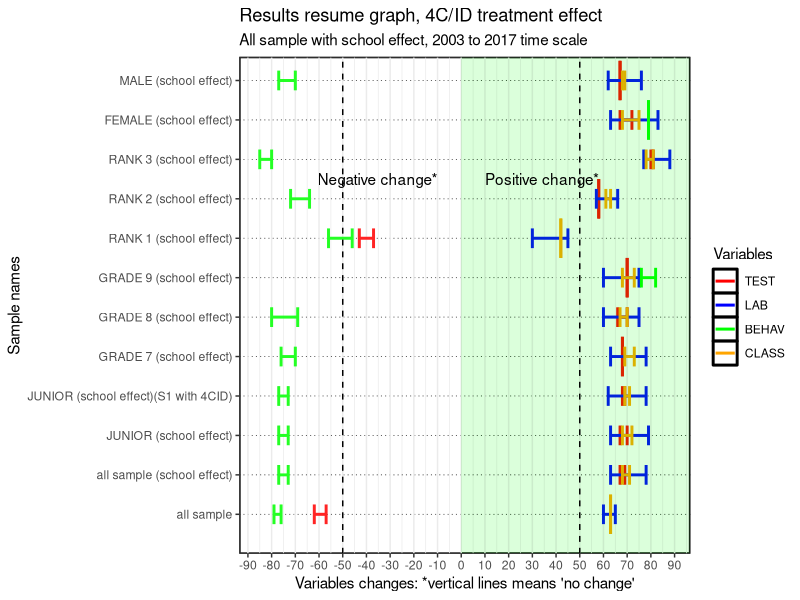
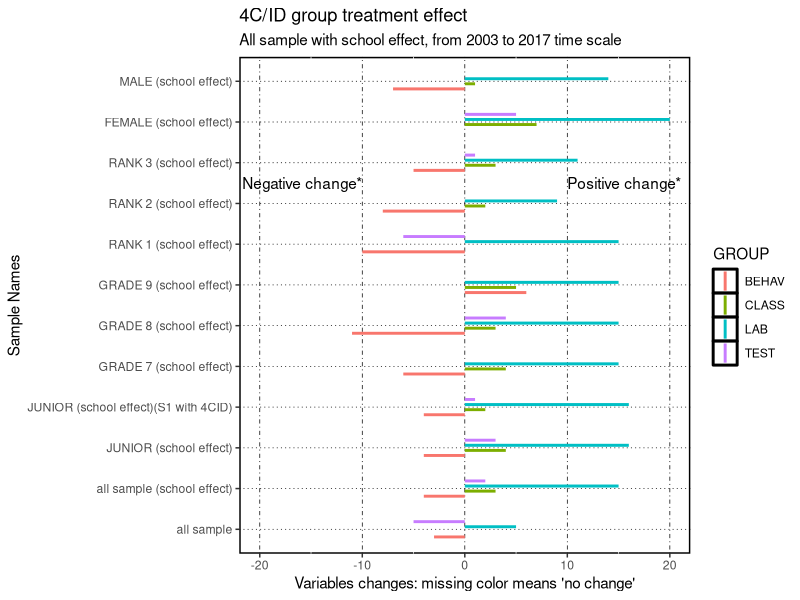
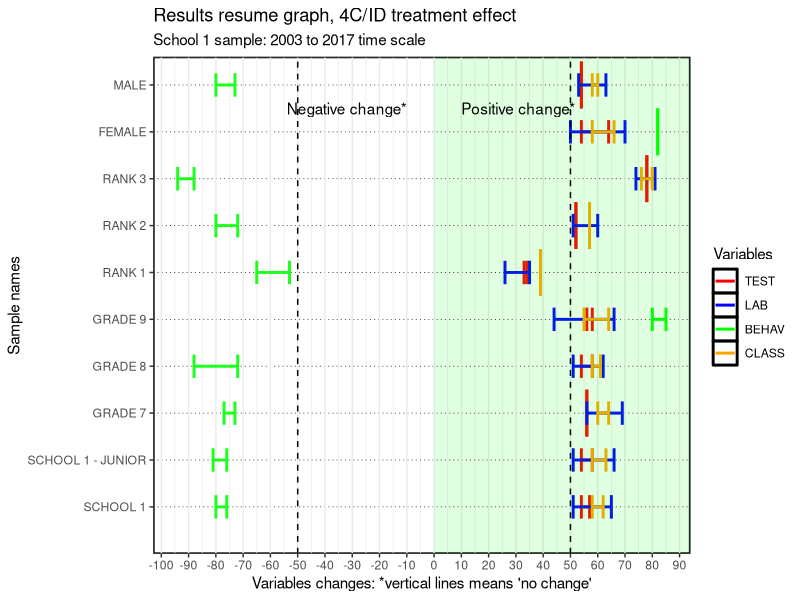
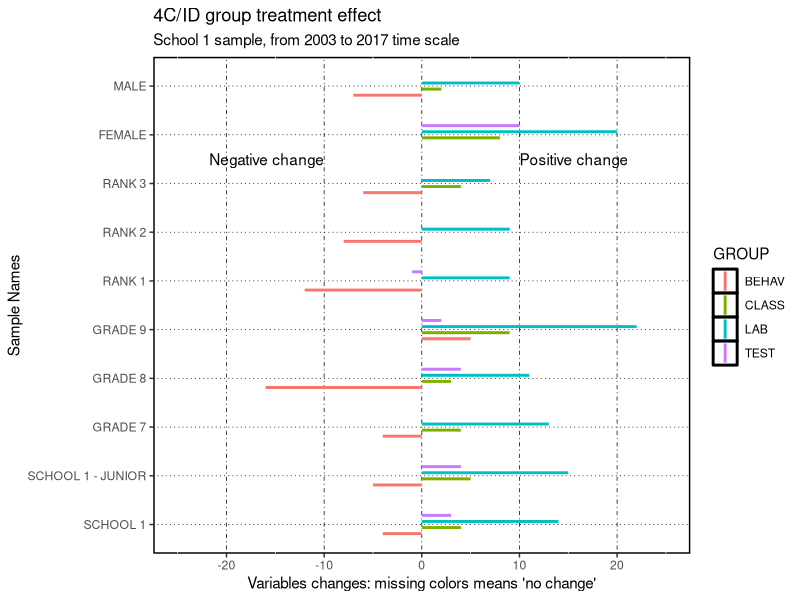
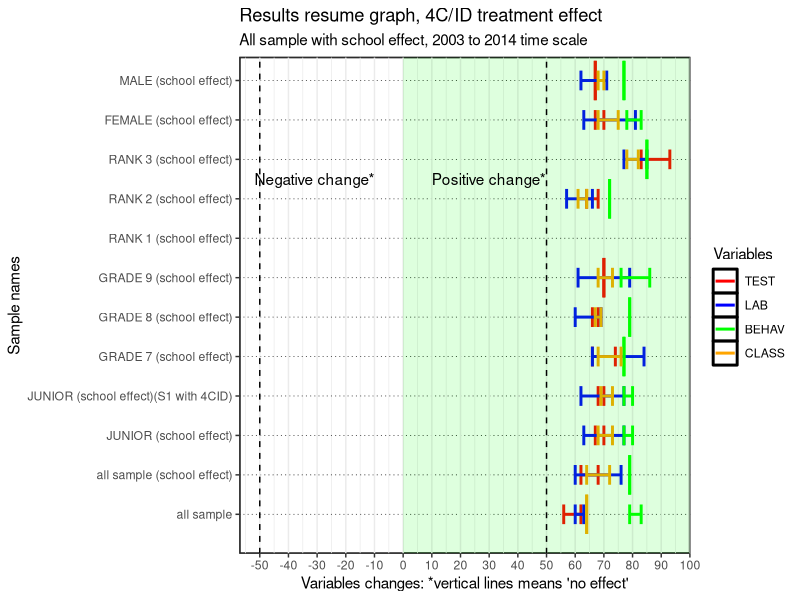
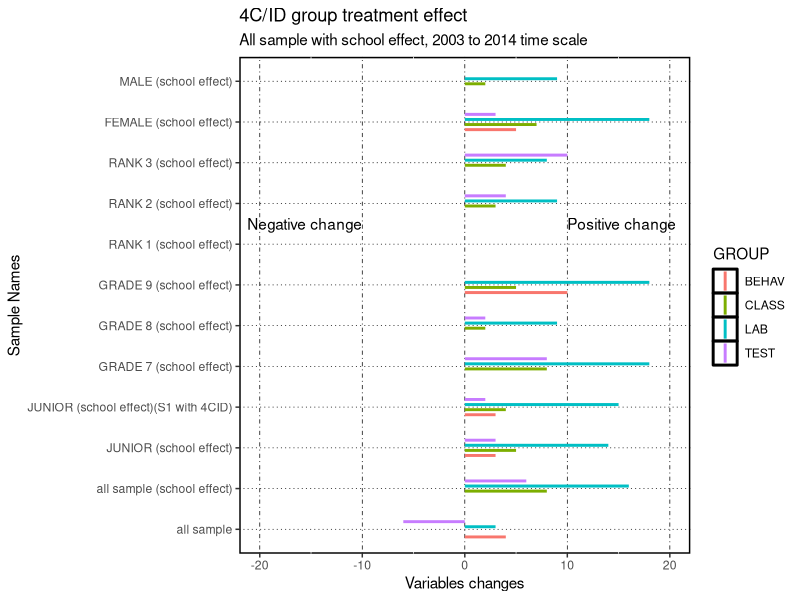
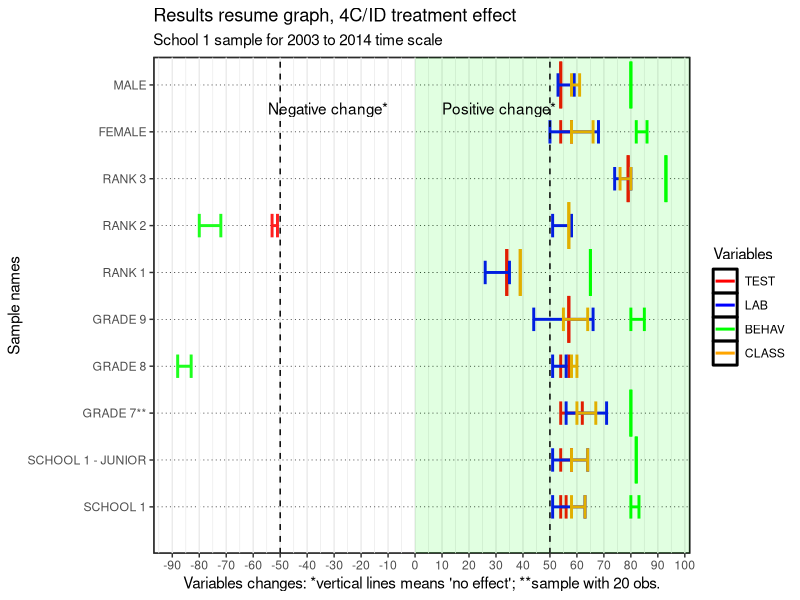
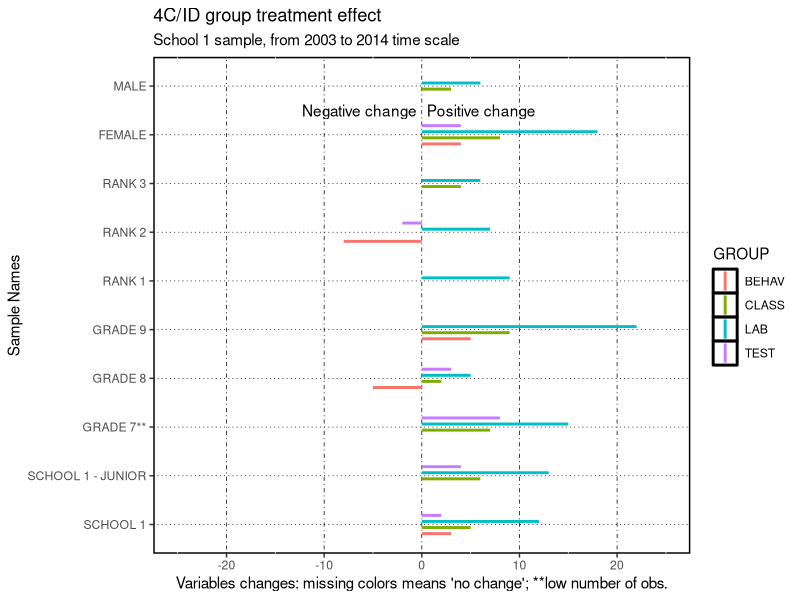

Write R code to recreate these figures, in order.
#INDEX
# Summary results all sample (with school effect) - 2003 to 2017 - 15
  # variable change - 53
# School 1 - 2003 to 2017 - 91
  # variable change - 135
# Summary results all sample (with school effect) - 2003 to 2014 - 175
  # variable change - 212
# School 1 - 2003 to 2014 - 250
  # variable change - 289
# All sample - 312
  # Variable change - 349
# School 1 JUNIOR grade - 2003 to 2017 - 383
# variable change - 420
# School 1 JUNIOR grade - 2003 to 2014 - 454
# variable change - 492
# Conpare Global samples - 530
# variable change - 570


# libraries 
library(dplyr) #work with data frames
library(tidyverse) #include dplyr
library(ggplot2) # graphs
library(gridExtra) #arrange graphs in rows

# NOTE: https://r-charts.com/part-whole/diverging-bar-chart-ggplot2/
# for plotting changes
# the graphs with varables chnge are based on the sama data frame "results" which means
# hat you need to run results and resultsD for diferent graphs after running the data

########## Summary results all sample (with school effect) - 2003 to 2017
# for changes that have p-value that we can't reject the null I use the mean value

results <- data.frame(
  samples=c("all sample", "all sample (school effect)" , "JUNIOR (school effect)", "JUNIOR (school effect)(S1 with 4CID)", "GRADE 7 (school effect)","GRADE 8 (school effect)", "GRADE 9 (school effect)", "RANK 1 (school effect)", "RANK 2 (school effect)","RANK 3 (school effect)","FEMALE (school effect)","MALE (school effect)"),
  TEST1=c(-57,67,67,68,68,66,70,-37,58,80,67,67),
  TEST2=c(-62,69,70,69,68,70,70,-43,58,81,72,67),
  LAB1=c(60,63,63,62,63,60,60,30,57,77,63,62),
  LAB2=c(65,78,79,78,78,75,75,45,66,88,83,76),
  BEHAV1=c(-76,-73,-73,-73,-70,-69,76,-46,-64,-80,79,-70),
  BEHAV2=c(-79,-77,-77,-77,-76,-80,82,-56,-72,-85,79,-77),
  CLASS1=c(63,68,68,69,69,67,68,42,61,78,68,68),
  CLASS2=c(63,71,72,71,73,70,73,42,63,81,75,69)
)
results
?geom_errorbar
ggplot(results,aes(group=TEST1)) +
  geom_errorbar(aes(x=samples, ymin=TEST1, ymax=TEST2,color='TEST'),linewidth=1, width = ifelse(results$TEST1==results$TEST2, 1, 0.5))+
  geom_errorbar(aes(x=samples, ymin=LAB1, ymax=LAB2,color='LAB'), linewidth=1, width = ifelse(results$LAB1==results$LAB2, 1, 0.5)) +
  geom_errorbar(aes(x=samples, ymin=BEHAV1, ymax=BEHAV2, color='BEHAV'), linewidth=1, width = ifelse(results$BEHAV1==results$BEHAV2, 1, 0.5)) +
  geom_errorbar(aes(x=samples, ymin=CLASS1, ymax=CLASS2, color='CLASS'),linewidth=1,width = ifelse(results$CLASS1==results$CLASS2, 1, 0.5)) +
  xlab("Sample names")+
  labs(title="Results resume graph, 4C/ID treatment effect",y = "Variables changes: *vertical lines means 'no change'",subtitle = "All sample with school effect, 2003 to 2017 time scale")+
  scale_color_manual(name='Variables',
                     breaks=c('TEST','LAB', 'BEHAV', 'CLASS'),
                     values=c('TEST'='red', 'LAB'='blue', 'BEHAV'='green', 'CLASS'='orange'))+
  theme_bw()+
  theme(panel.grid.major.y = element_line(color = 1,linewidth = 0.25, linetype = 3),panel.background = element_rect(color = 1, linewidth = 1),plot.background = element_rect(fill = "white"))+
  geom_rect(aes(xmin=0,xmax=Inf,ymin = - Inf,ymax = 0),fill="white",alpha = 0.01) +
  geom_rect(aes(xmin=0,xmax=Inf,ymin = 0,ymax = Inf),fill="green",alpha = 0.01) +
  scale_x_discrete(limits=c("all sample", "all sample (school effect)" , "JUNIOR (school effect)", "JUNIOR (school effect)(S1 with 4CID)", "GRADE 7 (school effect)","GRADE 8 (school effect)", "GRADE 9 (school effect)", "RANK 1 (school effect)", "RANK 2 (school effect)","RANK 3 (school effect)","FEMALE (school effect)","MALE (school effect)"))+
  scale_y_continuous(breaks = seq(-100, 100, by = 10))+
  geom_hline(yintercept=c(-50,50),color="black",linetype=2)+
  annotate(geom="text", x=9.5, y=-10, label="Negative change*",color="black",hjust=1)+
  annotate(geom="text", x=9.5, y=10, label="Positive change*",color="black",hjust=0)+
  coord_flip()

# Results: variable change
# prepare data frame for bar ploting
# IMPORTANT NOTE: the negative values are used to plot them in a different area of the graph for 
# negative effects. However, to use this data-frames to compute changes we need to have this values 
# exchanged in order to compute negative change values.
results$DTEST <- results$TEST2-results$TEST1
results$DLAB <- results$LAB2-results$LAB1
results$DBEHAV <- results$BEHAV2-results$BEHAV1
results$DCLASS <- results$CLASS2-results$CLASS1
resultsDTEST <- results %>% select(samples,DTEST)
resultsDTEST$GROUP <-"TEST"
names(resultsDTEST)[2]<-'VALUE'
resultsDLAB <- results %>% select(samples,DLAB)
resultsDLAB$GROUP <-"LAB"
names(resultsDLAB)[2]<-'VALUE'
resultsDBEHAV <- results %>% select(samples,DBEHAV)
resultsDBEHAV$GROUP <-"BEHAV"
names(resultsDBEHAV)[2]<-'VALUE'
resultsDCLASS <- results %>% select(samples,DCLASS)
resultsDCLASS$GROUP <-"CLASS"
names(resultsDCLASS)[2]<-'VALUE'
resultsD<-bind_rows(resultsDTEST,resultsDLAB,resultsDBEHAV,resultsDCLASS)
resultsD

ggplot(resultsD,aes(x=samples,xmin=samples, ymin=0, ymax=VALUE,color=GROUP)) +
  geom_linerange(position = position_dodge(width = 0.5),linewidth=1)+
  ylab("Variables changes: missing color means 'no change'")+labs(title="4C/ID group treatment effect",subtitle = "All sample with school effect, from 2003 to 2017 time scale",x = "Sample Names")+
  theme(panel.grid.major.x = element_line(color = 1,linewidth = 0.25, linetype = 4),panel.grid.major.y = element_line(color = 1,linewidth = 0.25, linetype = 3),panel.background = element_rect(fill="white",color = 1, linewidth = 1),plot.background = element_rect(fill = "white"))+  
  annotate(geom="text", x=9.5, y=-10, label="Negative change*",color="black",hjust=1)+
  annotate(geom="text", x=9.5, y=10, label="Positive change*",color="black",hjust=0)+
  scale_x_discrete(limits=c("all sample", "all sample (school effect)" , "JUNIOR (school effect)", "JUNIOR (school effect)(S1 with 4CID)", "GRADE 7 (school effect)","GRADE 8 (school effect)", "GRADE 9 (school effect)", "RANK 1 (school effect)", "RANK 2 (school effect)","RANK 3 (school effect)","FEMALE (school effect)","MALE (school effect)"))+
  scale_y_continuous(limits=c(-20,20,5))+  
  coord_flip()

########## Summary results for SCHOOL 1 sample only - 2003 to 2017
# for changes that have p-value that we can't reject the null I use the mean value
results <- data.frame(
  samples=c("SCHOOL 1", "SCHOOL 1 - JUNIOR","GRADE 7","GRADE 8", "GRADE 9", "RANK 1", "RANK 2","RANK 3","FEMALE","MALE"),
  TEST1=c(54,54,56,54,56,34,52,78,54,54),
  TEST2=c(57,58,56,58,58,33,52,78,64,54),
  LAB1=c(51,51,56,51,44,26,51,74,50,53),
  LAB2=c(65,66,69,62,66,35,60,81,70,63),
  BEHAV1=c(-76,-76,-73,-72,80,-53,-72,-88,82,-73),
  BEHAV2=c(-80,-81,-77,-88,85,-65,-80,-94,82,-80),
  CLASS1=c(58,58,60,58,55,39,57,76,58,58),
  CLASS2=c(62,63,64,61,64,39,57,80,66,60)
)

# This data.frame file ResultsD is also used for the all sample school effect. Please build it starting
# with the new data fle "results" continue to the line "Results change" to have the same file but only for the school 1 sample.

ggplot(results,aes(group=TEST1)) +
  geom_errorbar(aes(x=samples, ymin=TEST1, ymax=TEST2,color='TEST'),linewidth=1, width = ifelse(results$TEST1==results$TEST2, 1, 0.5))+
  geom_errorbar(aes(x=samples, ymin=LAB1, ymax=LAB2,color='LAB'), linewidth=1, width = ifelse(results$LAB1==results$LAB2, 1, 0.5)) +
  geom_errorbar(aes(x=samples, ymin=BEHAV1, ymax=BEHAV2, color='BEHAV'), linewidth=1, width = ifelse(results$BEHAV1==results$BEHAV2, 1, 0.5)) +
  geom_errorbar(aes(x=samples, ymin=CLASS1, ymax=CLASS2, color='CLASS'),linewidth=1,width = ifelse(results$CLASS1==results$CLASS2, 1, 0.5)) +
  xlab("Sample names")+labs(title="Results resume graph, 4C/ID treatment effect",y = "Variables changes: *vertical lines means 'no change'",subtitle = "School 1 sample: 2003 to 2017 time scale")+
  scale_color_manual(name='Variables',
                     breaks=c('TEST','LAB', 'BEHAV', 'CLASS'),
                     values=c('TEST'='red', 'LAB'='blue', 'BEHAV'='green', 'CLASS'='orange'))+
  theme_bw()+
  theme(panel.grid.major.y = element_line(color = 1,linewidth = 0.25, linetype = 3),panel.background = element_rect(color = 1, linewidth = 1),plot.background = element_rect(fill = "white"))+
  geom_rect(aes(xmin=0,xmax=Inf,ymin = - Inf,ymax = 0),fill="white",alpha = 0.01) +
  geom_rect(aes(xmin=0,xmax=Inf,ymin = 0,ymax = Inf),fill="green",alpha = 0.01) +
  scale_x_discrete(limits=c("SCHOOL 1", "SCHOOL 1 - JUNIOR","GRADE 7","GRADE 8", "GRADE 9", "RANK 1", "RANK 2","RANK 3","FEMALE","MALE"))+
  scale_y_continuous(breaks = seq(-100, 100, by = 10))+
  geom_hline(yintercept=c(-50,50),color="black",linetype=2)+
  annotate(geom="text", x=9.5, y=-10, label="Negative change*",color="black",hjust=1)+
  annotate(geom="text", x=9.5, y=10, label="Positive change*",color="black",hjust=0)+
  coord_flip()

# Results: variable change
# prepare data frame for bar ploting
# IMPORTANT NOTE: the negative values are used to plot them in a different area of the graph for 
# negative effects. However, to use this data-frames to compute changes we need to have this values 
# exchanged in order to compute negative change values.
results$DTEST <- results$TEST2-results$TEST1
results$DLAB <- results$LAB2-results$LAB1
results$DBEHAV <- results$BEHAV2-results$BEHAV1
results$DCLASS <- results$CLASS2-results$CLASS1
resultsDTEST <- results %>% select(samples,DTEST)
resultsDTEST$GROUP <-"TEST"
names(resultsDTEST)[2]<-'VALUE'
resultsDLAB <- results %>% select(samples,DLAB)
resultsDLAB$GROUP <-"LAB"
names(resultsDLAB)[2]<-'VALUE'
resultsDBEHAV <- results %>% select(samples,DBEHAV)
resultsDBEHAV$GROUP <-"BEHAV"
names(resultsDBEHAV)[2]<-'VALUE'
resultsDCLASS <- results %>% select(samples,DCLASS)
resultsDCLASS$GROUP <-"CLASS"
names(resultsDCLASS)[2]<-'VALUE'
resultsD<-bind_rows(resultsDTEST,resultsDLAB,resultsDBEHAV,resultsDCLASS)
resultsD

ggplot(resultsD,aes(x=samples, ymin=0, ymax=VALUE,color=GROUP)) +
  geom_linerange(position = position_dodge(width = 0.5),linewidth=1)+
  ylab("Variables changes: missing colors means 'no change'")+labs(title="4C/ID group treatment effect",subtitle = "School 1 sample, from 2003 to 2017 time scale",x = "Sample Names")+
  theme(panel.grid.major.x = element_line(color = 1,linewidth = 0.25, linetype = 4),panel.grid.major.y = element_line(color = 1,linewidth = 0.25, linetype = 3),panel.background = element_rect(fill="white",color = 1, linewidth = 1),plot.background = element_rect(fill = "white"))+  
  annotate(geom="text", y=-10, x=8.5, label="Negative change",color="black",hjust=1)+
  annotate(geom="text", y=10, x=8.5, label="Positive change",color="black",hjust=0)+
  scale_x_discrete(limits=c("SCHOOL 1", "SCHOOL 1 - JUNIOR","GRADE 7","GRADE 8", "GRADE 9", "RANK 1", "RANK 2","RANK 3","FEMALE","MALE"))+
  scale_y_continuous(limits=c(-25,25,5))+  
  coord_flip()

########## Summary results all sample (with school effect) - 2003 to 2014
# for changes that have p-value that we can't reject the null I use the mean value
# Rank 1 small sample
results <- data.frame(
  samples=c("all sample", "all sample (school effect)" , "JUNIOR (school effect)", "JUNIOR (school effect)(S1 with 4CID)", "GRADE 7 (school effect)","GRADE 8 (school effect)", "GRADE 9 (school effect)", "RANK 2 (school effect)","RANK 3 (school effect)","FEMALE (school effect)","MALE (school effect)"),
  TEST1=c(62,62,67,68,66,66,70,64,83,67,67),
  TEST2=c(56,68,70,70,74,68,70,68,93,70,67),
  LAB1=c(60,60,63,62,66,60,61,57,77,63,62),
  LAB2=c(63,76,77,77,84,69,79,66,85,81,71),
  BEHAV1=c(79,79,77,77,77,79,76,72,85,78,77),
  BEHAV2=c(83,79,80,80,77,79,86,72,85,83,77),
  CLASS1=c(64,64,68,69,68,67,68,61,78,68,68),
  CLASS2=c(64,72,73,73,76,69,73,64,82,75,70)
)
results

ggplot(results,aes(group=TEST1)) +
  geom_errorbar(aes(x=samples, ymin=TEST1, ymax=TEST2,color='TEST'),linewidth=1, width = ifelse(results$TEST1==results$TEST2, 1, 0.5))+
  geom_errorbar(aes(x=samples, ymin=LAB1, ymax=LAB2,color='LAB'), linewidth=1, width = ifelse(results$LAB1==results$LAB2, 1, 0.5)) +
  geom_errorbar(aes(x=samples, ymin=BEHAV1, ymax=BEHAV2, color='BEHAV'), linewidth=1, width = ifelse(results$BEHAV1==results$BEHAV2, 1, 0.5)) +
  geom_errorbar(aes(x=samples, ymin=CLASS1, ymax=CLASS2, color='CLASS'),linewidth=1,width = ifelse(results$CLASS1==results$CLASS2, 1, 0.5)) +
  xlab("Sample names")+
  labs(title="Results resume graph, 4C/ID treatment effect",y = "Variables changes: *vertical lines means 'no effect'",subtitle = "All sample with school effect, 2003 to 2014 time scale")+
  scale_color_manual(name='Variables',
                     breaks=c('TEST','LAB', 'BEHAV', 'CLASS'),
                     values=c('TEST'='red', 'LAB'='blue', 'BEHAV'='green', 'CLASS'='orange'))+
  theme_bw()+
  theme(panel.grid.major.y = element_line(color = 1,linewidth = 0.25, linetype = 3),panel.background = element_rect(color = 1, linewidth = 1),plot.background = element_rect(fill = "white"))+
  geom_rect(aes(xmin=0,xmax=Inf,ymin = - Inf,ymax = 0),fill="white",alpha = 0.01) +
  geom_rect(aes(xmin=0,xmax=Inf,ymin = 0,ymax = Inf),fill="green",alpha = 0.01) +
  scale_x_discrete(limits=c("all sample", "all sample (school effect)" , "JUNIOR (school effect)", "JUNIOR (school effect)(S1 with 4CID)", "GRADE 7 (school effect)","GRADE 8 (school effect)", "GRADE 9 (school effect)", "RANK 1 (school effect)", "RANK 2 (school effect)","RANK 3 (school effect)","FEMALE (school effect)","MALE (school effect)"))+
  scale_y_continuous(breaks = seq(-100, 100, by = 10))+
  geom_hline(yintercept=c(-50,50),color="black",linetype=2)+
  annotate(geom="text", x=9.5, y=-10, label="Negative change*",color="black",hjust=1)+
  annotate(geom="text", x=9.5, y=10, label="Positive change*",color="black",hjust=0)+
  coord_flip()

# Results: variable change
# prepare data frame for bar ploting
# IMPORTANT NOTE: the negative values are used to plot them in a different area of the graph for 
# negative effects. However, to use this data-frames to compute changes we need to have this values 
# exchanged in order to compute negative change values.
results$DTEST <- results$TEST2-results$TEST1
results$DLAB <- results$LAB2-results$LAB1
results$DBEHAV <- results$BEHAV2-results$BEHAV1
results$DCLASS <- results$CLASS2-results$CLASS1
resultsDTEST <- results %>% select(samples,DTEST)
resultsDTEST$GROUP <-"TEST"
names(resultsDTEST)[2]<-'VALUE'
resultsDLAB <- results %>% select(samples,DLAB)
resultsDLAB$GROUP <-"LAB"
names(resultsDLAB)[2]<-'VALUE'
resultsDBEHAV <- results %>% select(samples,DBEHAV)
resultsDBEHAV$GROUP <-"BEHAV"
names(resultsDBEHAV)[2]<-'VALUE'
resultsDCLASS <- results %>% select(samples,DCLASS)
resultsDCLASS$GROUP <-"CLASS"
names(resultsDCLASS)[2]<-'VALUE'
resultsD<-bind_rows(resultsDTEST,resultsDLAB,resultsDBEHAV,resultsDCLASS)
resultsD

ggplot(resultsD,aes(x=samples, ymin=0, ymax=VALUE,color=GROUP)) +
  geom_linerange(position = position_dodge(width = 0.5),linewidth=1)+
  ylab("Variables changes")+labs(title="4C/ID group treatment effect",subtitle = "All sample with school effect, 2003 to 2014 time scale",x = "Sample Names")+
  theme(panel.grid.major.x = element_line(color = 1,linewidth = 0.25, linetype = 4),panel.grid.major.y = element_line(color = 1,linewidth = 0.25, linetype = 3),panel.background = element_rect(fill="white",color = 1, linewidth = 1),plot.background = element_rect(fill = "white"))+  
  annotate(geom="text", y=-10, x=8.5, label="Negative change",color="black",hjust=1)+
  annotate(geom="text", y=10, x=8.5, label="Positive change",color="black",hjust=0)+
  scale_x_discrete(limits=c("all sample", "all sample (school effect)" , "JUNIOR (school effect)", "JUNIOR (school effect)(S1 with 4CID)", "GRADE 7 (school effect)","GRADE 8 (school effect)", "GRADE 9 (school effect)", "RANK 1 (school effect)", "RANK 2 (school effect)","RANK 3 (school effect)","FEMALE (school effect)","MALE (school effect)"))+
  scale_y_continuous(limits=c(-20,20,5))+  
  coord_flip()

########## Summary results for SCHOOL 1 sample only - 2003 to 2014
# for changes that have p-value that we can't reject the null I use the mean value
results <- data.frame(
  samples=c("SCHOOL 1", "SCHOOL 1 - JUNIOR","GRADE 7**","GRADE 8", "GRADE 9", "RANK 1", "RANK 2","RANK 3","FEMALE","MALE"),
  TEST1=c(54,54,54,54,57,34,-51,79,54,54),
  TEST2=c(56,58,62,57,57,34,-53,79,58,54),
  LAB1=c(51,51,56,51,44,26,51,74,50,53),
  LAB2=c(63,64,71,56,66,35,58,80,68,59),
  BEHAV1=c(80,82,80,-83,80,65,-72,93,82,80),
  BEHAV2=c(83,82,80,-88,85,65,-80,93,86,80),
  CLASS1=c(58,58,60,58,55,39,57,76,58,58),
  CLASS2=c(63,64,67,60,64,39,57,80,66,61)
)

# ** sample with 20 obs.

ggplot(results,aes(group=TEST1)) +
  geom_errorbar(aes(x=samples, ymin=TEST1, ymax=TEST2,color='TEST'),linewidth=1, width = ifelse(results$TEST1==results$TEST2, 1, 0.5))+
  geom_errorbar(aes(x=samples, ymin=LAB1, ymax=LAB2,color='LAB'), linewidth=1, width = ifelse(results$LAB1==results$LAB2, 1, 0.5)) +
  geom_errorbar(aes(x=samples, ymin=BEHAV1, ymax=BEHAV2, color='BEHAV'), linewidth=1, width = ifelse(results$BEHAV1==results$BEHAV2, 1, 0.5)) +
  geom_errorbar(aes(x=samples, ymin=CLASS1, ymax=CLASS2, color='CLASS'),linewidth=1,width = ifelse(results$CLASS1==results$CLASS2, 1, 0.5)) +
  xlab("Sample names")+
  labs(title="Results resume graph, 4C/ID treatment effect",y = "Variables changes: *vertical lines means 'no effect'; **sample with 20 obs.",subtitle = "School 1 sample for 2003 to 2014 time scale")+
  scale_color_manual(name='Variables',
                     breaks=c('TEST','LAB', 'BEHAV', 'CLASS'),
                     values=c('TEST'='red', 'LAB'='blue', 'BEHAV'='green', 'CLASS'='orange'))+
  theme_bw()+
  theme(panel.grid.major.y = element_line(color = 1,linewidth = 0.25, linetype = 3),panel.background = element_rect(color = 1, linewidth = 1),plot.background = element_rect(fill = "white"))+
  geom_rect(aes(xmin=0,xmax=Inf,ymin = - Inf,ymax = 0),fill="white",alpha = 0.01) +
  geom_rect(aes(xmin=0,xmax=Inf,ymin = 0,ymax = Inf),fill="green",alpha = 0.01) +
  scale_x_discrete(limits=c("SCHOOL 1", "SCHOOL 1 - JUNIOR","GRADE 7**","GRADE 8", "GRADE 9", "RANK 1", "RANK 2","RANK 3","FEMALE","MALE"))+
  scale_y_continuous(breaks = seq(-100, 100, by = 10))+
  geom_hline(yintercept=c(-50,50),color="black",linetype=2)+
  annotate(geom="text", x=9.5, y=-10, label="Negative change*",color="black",hjust=1)+
  annotate(geom="text", x=9.5, y=10, label="Positive change*",color="black",hjust=0)+
  
  coord_flip()

# Results: variable change
# prepare data frame for bar ploting
# IMPORTANT NOTE: the negative values are used to plot them in a different area of the graph for 
# negative effects. However, to use this data-frames to compute changes we need to have this values 
# exchanged in order to compute negative change values.
results$DTEST <- results$TEST2-results$TEST1
results$DLAB <- results$LAB2-results$LAB1
results$DBEHAV <- results$BEHAV2-results$BEHAV1
results$DCLASS <- results$CLASS2-results$CLASS1
resultsDTEST <- results %>% select(samples,DTEST)
resultsDTEST$GROUP <-"TEST"
names(resultsDTEST)[2]<-'VALUE'
resultsDLAB <- results %>% select(samples,DLAB)
resultsDLAB$GROUP <-"LAB"
names(resultsDLAB)[2]<-'VALUE'
resultsDBEHAV <- results %>% select(samples,DBEHAV)
resultsDBEHAV$GROUP <-"BEHAV"
names(resultsDBEHAV)[2]<-'VALUE'
resultsDCLASS <- results %>% select(samples,DCLASS)
resultsDCLASS$GROUP <-"CLASS"
names(resultsDCLASS)[2]<-'VALUE'
resultsD<-bind_rows(resultsDTEST,resultsDLAB,resultsDBEHAV,resultsDCLASS)
resultsD

ggplot(resultsD,aes(x=samples, ymin=0, ymax=VALUE,color=GROUP)) +
  geom_linerange(position = position_dodge(width = 0.5),linewidth=1)+
  ylab("Variables changes: missing colors means 'no change'; **low number of obs.")+labs(title="4C/ID group treatment effect",subtitle = "School 1 sample, from 2003 to 2014 time scale",x = "Sample Names")+
  theme(panel.grid.major.x = element_line(color = 1,linewidth = 0.25, linetype = 4),panel.grid.major.y = element_line(color = 1,linewidth = 0.25, linetype = 3),panel.background = element_rect(fill="white",color = 1, linewidth = 1),plot.background = element_rect(fill = "white"))+  
  annotate(geom="text", y=-0.5, x=9.5, label="Negative change",color="black",hjust=1)+
  annotate(geom="text", y=0.5, x=9.5, label="Positive change",color="black",hjust=0)+
  scale_x_discrete(limits=c("SCHOOL 1", "SCHOOL 1 - JUNIOR","GRADE 7**","GRADE 8", "GRADE 9", "RANK 1", "RANK 2","RANK 3","FEMALE","MALE"))+
  scale_y_continuous(limits=c(-25,25,5))+  
  coord_flip()

########## Summary results all sample - 2003 to 2017
# for changes that have p-value that we can't reject the null I use the mean value

results <- data.frame(
  samples=c("all sample","JUNIOR","JUNIOR HIGH","GRADE 7","GRADE 8", "GRADE 9", "RANK 1", "RANK 2","RANK 3","FEMALE","MALE"),
  TEST1=c(-58,-58,54,60,60,-58,-34,-51,79,62,-55),
  TEST2=c(-62,-63,54,60,60,-67,-33,-56,79,62,-61),
  LAB1=c(60,60,55,61,60,60,28,54,76,60,60),
  LAB2=c(65,66,65,69,62,66,35,60,81,70,63),
  BEHAV1=c(-76,-76,-75,-73,-72,77,-54,-72,87,79,-73),
  BEHAV2=c(-79,-79,-80,-77,-80,85,-63,-75,87,83,-78),
  CLASS1=c(63,64,59,64,62,65,39,-58,77,64,-60),
  CLASS2=c(63,63,59,64,62,65,39,-59,80,66,-64)
)
results

ggplot(results,aes(group=TEST1)) +
  geom_errorbar(aes(x=samples, ymin=TEST1, ymax=TEST2,color='TEST'),linewidth=1, width = ifelse(results$TEST1==results$TEST2, 1, 0.5))+
  geom_errorbar(aes(x=samples, ymin=LAB1, ymax=LAB2,color='LAB'), linewidth=1, width = ifelse(results$LAB1==results$LAB2, 1, 0.5)) +
  geom_errorbar(aes(x=samples, ymin=BEHAV1, ymax=BEHAV2, color='BEHAV'), linewidth=1, width = ifelse(results$BEHAV1==results$BEHAV2, 1, 0.5)) +
  geom_errorbar(aes(x=samples, ymin=CLASS1, ymax=CLASS2, color='CLASS'),linewidth=1,width = ifelse(results$CLASS1==results$CLASS2, 1, 0.5)) +
  xlab("Sample names")+
  labs(title="Results resume graph, 4C/ID treatment effect",y = "Variables changes: *vertical lines means 'no effect'",subtitle = "All sample 2003 to 2017 time scale")+
  scale_color_manual(name='Variables',
                     breaks=c('TEST','LAB', 'BEHAV', 'CLASS'),
                     values=c('TEST'='red', 'LAB'='blue', 'BEHAV'='green', 'CLASS'='orange'))+
  theme_bw()+
  theme(panel.grid.major.y = element_line(color = 1,linewidth = 0.25, linetype = 3),panel.background = element_rect(color = 1, linewidth = 1),plot.background = element_rect(fill = "white"))+
  geom_rect(aes(xmin=0,xmax=Inf,ymin = - Inf,ymax = 0),fill="white",alpha = 0.01) +
  geom_rect(aes(xmin=0,xmax=Inf,ymin = 0,ymax = Inf),fill="green",alpha = 0.01) +
  scale_x_discrete(limits=c("all sample","JUNIOR","JUNIOR HIGH","GRADE 7","GRADE 8", "GRADE 9", "RANK 1", "RANK 2","RANK 3","FEMALE","MALE"))+
  scale_y_continuous(breaks = seq(-100, 100, by = 10))+
  geom_hline(yintercept=c(-50,50),color="black",linetype=2)+
  annotate(geom="text", x=9.5, y=-10, label="Negative change*",color="black",hjust=1)+
  annotate(geom="text", x=9.5, y=10, label="Positive change*",color="black",hjust=0)+
  coord_flip()

# Results: variable change
# prepare data frame for bar ploting
# IMPORTANT NOTE: the negative values are used to plot them in a different area of the graph for 
# negative effects. However, to use this data-frames to compute changes we need to have this values 
# exchanged in order to compute negative change values.
results$DTEST <- results$TEST2-results$TEST1
results$DLAB <- results$LAB2-results$LAB1
results$DBEHAV <- results$BEHAV2-results$BEHAV1
results$DCLASS <- results$CLASS2-results$CLASS1
resultsDTEST <- results %>% select(samples,DTEST)
resultsDTEST$GROUP <-"TEST"
names(resultsDTEST)[2]<-'VALUE'
resultsDLAB <- results %>% select(samples,DLAB)
resultsDLAB$GROUP <-"LAB"
names(resultsDLAB)[2]<-'VALUE'
resultsDBEHAV <- results %>% select(samples,DBEHAV)
resultsDBEHAV$GROUP <-"BEHAV"
names(resultsDBEHAV)[2]<-'VALUE'
resultsDCLASS <- results %>% select(samples,DCLASS)
resultsDCLASS$GROUP <-"CLASS"
names(resultsDCLASS)[2]<-'VALUE'
resultsD<-bind_rows(resultsDTEST,resultsDLAB,resultsDBEHAV,resultsDCLASS)
resultsD

ggplot(resultsD,aes(x=samples, ymin=0, ymax=VALUE,color=GROUP)) +
  geom_linerange(position = position_dodge(width = 0.5),linewidth=1)+
  ylab("Variables changes: missing colors means'no change'")+labs(title="4C/ID group treatment effect",subtitle = "All sample, from 2003 to 2017 time scale",x = "Sample Names")+
  theme(panel.grid.major.x = element_line(color = 1,linewidth = 0.25, linetype = 4),panel.grid.major.y = element_line(color = 1,linewidth = 0.25, linetype = 3),panel.background = element_rect(fill="white",color = 1, linewidth = 1),plot.background = element_rect(fill = "white"))+  
  annotate(geom="text", y=-5, x=8.5, label="Negative change",color="black",hjust=1)+
  annotate(geom="text", y=5, x=8.5, label="Positive change",color="black",hjust=0)+
  scale_x_discrete(limits=c("all sample","JUNIOR","JUNIOR HIGH","GRADE 7","GRADE 8", "GRADE 9", "RANK 1", "RANK 2","RANK 3","FEMALE","MALE"))+
  scale_y_continuous(limits=c(-10,10,5))+  
  coord_flip()

########## Summary results school 1 JUNIOR sample - 2003 to 2017
# for changes that have p-value that we can't reject the null I use the mean value

results <- data.frame(
  samples=c("SCHOOL 1","JUNIOR","GRADE 7","GRADE 8", "GRADE 9", "RANK 1", "RANK 2","RANK 3","FEMALE","MALE"),
  TEST1=c(54,54,54,54,56,33,53,79,54,55),
  TEST2=c(57,58,58,58,58,33,53,79,61,55),
  LAB1=c(51,51,56,51,44,26,51,73,50,53),
  LAB2=c(65,66,69,62,66,35,61,81,70,61),
  BEHAV1=c(-76,-76,-73,-72,80,-54,-71,-91,82,-72),
  BEHAV2=c(-80,-81,-77,-88,85,-65,-80,-94,82,-80),
  CLASS1=c(58,58,60,58,55,39,57,77,58,58),
  CLASS2=c(62,63,64,61,64,39,57,81,67,60)
)
results

ggplot(results,aes(group=TEST1)) +
  geom_errorbar(aes(x=samples, ymin=TEST1, ymax=TEST2,color='TEST'),linewidth=1, width = ifelse(results$TEST1==results$TEST2, 1, 0.5))+
  geom_errorbar(aes(x=samples, ymin=LAB1, ymax=LAB2,color='LAB'), linewidth=1, width = ifelse(results$LAB1==results$LAB2, 1, 0.5)) +
  geom_errorbar(aes(x=samples, ymin=BEHAV1, ymax=BEHAV2, color='BEHAV'), linewidth=1, width = ifelse(results$BEHAV1==results$BEHAV2, 1, 0.5)) +
  geom_errorbar(aes(x=samples, ymin=CLASS1, ymax=CLASS2, color='CLASS'),linewidth=1,width = ifelse(results$CLASS1==results$CLASS2, 1, 0.5)) +
  xlab("Sample names")+
  labs(title="Results resume graph, 4C/ID treatment effect",y = "Variables changes: *vertical lines means 'no effect'",subtitle = "School 1 Junior sample for 2003 to 2017 time scale")+
  scale_color_manual(name='Variables',
                     breaks=c('TEST','LAB', 'BEHAV', 'CLASS'),
                     values=c('TEST'='red', 'LAB'='blue', 'BEHAV'='green', 'CLASS'='orange'))+
  theme_bw()+
  theme(panel.grid.major.y = element_line(color = 1,linewidth = 0.25, linetype = 3),panel.background = element_rect(color = 1, linewidth = 1),plot.background = element_rect(fill = "white"))+
  geom_rect(aes(xmin=0,xmax=Inf,ymin = - Inf,ymax = 0),fill="white",alpha = 0.01) +
  geom_rect(aes(xmin=0,xmax=Inf,ymin = 0,ymax = Inf),fill="green",alpha = 0.01) +
  scale_x_discrete(limits=c("SCHOOL 1","JUNIOR","GRADE 7","GRADE 8", "GRADE 9", "RANK 1", "RANK 2","RANK 3","FEMALE","MALE"))+
  scale_y_continuous(breaks = seq(-100, 100, by = 10))+
  geom_hline(yintercept=c(-50,50),color="black",linetype=2)+
  annotate(geom="text", x=9.5, y=-10, label="Negative change*",color="black",hjust=1)+
  annotate(geom="text", x=9.5, y=10, label="Positive change*",color="black",hjust=0)+
  coord_flip()

# Results: variable change
# prepare data frame for bar ploting
# IMPORTANT NOTE: the negative values are used to plot them in a different area of the graph for 
# negative effects. However, to use this data-frames to compute changes we need to have this values 
# exchanged in order to compute negative change values.
results$DTEST <- results$TEST2-results$TEST1
results$DLAB <- results$LAB2-results$LAB1
results$DBEHAV <- results$BEHAV2-results$BEHAV1
results$DCLASS <- results$CLASS2-results$CLASS1
resultsDTEST <- results %>% select(samples,DTEST)
resultsDTEST$GROUP <-"TEST"
names(resultsDTEST)[2]<-'VALUE'
resultsDLAB <- results %>% select(samples,DLAB)
resultsDLAB$GROUP <-"LAB"
names(resultsDLAB)[2]<-'VALUE'
resultsDBEHAV <- results %>% select(samples,DBEHAV)
resultsDBEHAV$GROUP <-"BEHAV"
names(resultsDBEHAV)[2]<-'VALUE'
resultsDCLASS <- results %>% select(samples,DCLASS)
resultsDCLASS$GROUP <-"CLASS"
names(resultsDCLASS)[2]<-'VALUE'
resultsD<-bind_rows(resultsDTEST,resultsDLAB,resultsDBEHAV,resultsDCLASS)
resultsD

ggplot(resultsD,aes(x=samples, ymin=0, ymax=VALUE,color=GROUP)) +
  geom_linerange(position = position_dodge(width = 0.5),linewidth=1)+
  ylab("Variables changes: missing values means 'no change'")+labs(title="4C/ID group treatment effect",subtitle = "School 1 Junior sample for 2003 to 2017 time scale",x = "Sample Names")+
  theme(panel.grid.major.x = element_line(color = 1,linewidth = 0.25, linetype = 4),panel.grid.major.y = element_line(color = 1,linewidth = 0.25, linetype = 3),panel.background = element_rect(fill="white",color = 1, linewidth = 1),plot.background = element_rect(fill = "white"))+
  annotate(geom="text", y=-10, x=8.5, label="Negative change",color="black",hjust=1)+
  annotate(geom="text", y=10, x=8.5, label="Positive change",color="black",hjust=0)+
  scale_x_discrete(limits=c("SCHOOL 1","JUNIOR","GRADE 7","GRADE 8", "GRADE 9", "RANK 1", "RANK 2","RANK 3","FEMALE","MALE"))+
  scale_y_continuous(limits=c(-25,25,5))+  
  coord_flip()

########## Summary results school 1 JUNIOR sample - 2003 to 2014
# for changes that have p-value that we can't reject the null I use the mean value

results <- data.frame(
  samples=c("SCHOOL 1","JUNIOR","GRADE 7","GRADE 8", "GRADE 9", "RANK 1**", "RANK 2","RANK 3","FEMALE","MALE"),
  TEST1=c(54,54,54,54,57,35,52,80, 54,55),
  TEST2=c(57,58,62,57,57,35,52,80, 61,55),
  LAB1=c(51,51,56,51,44,30,51,73, 50,53),
  LAB2=c(63,64,71,56,66,30,58,80, 70,61),
  BEHAV1=c(80,82,79,-83,80,-60,80,93, 82,-72),
  BEHAV2=c(83,82,79,-88,85,-65,80,93, 82,-80),
  CLASS1=c(58,58,60,58,55,39, 58, 77, 58,58),
  CLASS2=c(63,64,67,60,64,39, 58, 81, 67,60)
)
# **low number of observations
results

ggplot(results,aes(group=TEST1)) +
  geom_errorbar(aes(x=samples, ymin=TEST1, ymax=TEST2,color='TEST'),linewidth=1, width = ifelse(results$TEST1==results$TEST2, 1, 0.5))+
  geom_errorbar(aes(x=samples, ymin=LAB1, ymax=LAB2,color='LAB'), linewidth=1, width = ifelse(results$LAB1==results$LAB2, 1, 0.5)) +
  geom_errorbar(aes(x=samples, ymin=BEHAV1, ymax=BEHAV2, color='BEHAV'), linewidth=1, width = ifelse(results$BEHAV1==results$BEHAV2, 1, 0.5)) +
  geom_errorbar(aes(x=samples, ymin=CLASS1, ymax=CLASS2, color='CLASS'),linewidth=1,width = ifelse(results$CLASS1==results$CLASS2, 1, 0.5)) +
  xlab("Sample names")+
  labs(title="Results resume graph, 4C/ID treatment effect",y = "Variables changes: *vertical lines means 'no effect'; **Low number of obs.",subtitle = "School 1 Junior grade sample for 2003 to 2014 time scale")+
  scale_color_manual(name='Variables',
                     breaks=c('TEST','LAB', 'BEHAV', 'CLASS'),
                     values=c('TEST'='red', 'LAB'='blue', 'BEHAV'='green', 'CLASS'='orange'))+
  theme_bw()+
  theme(panel.grid.major.y = element_line(color = 1,linewidth = 0.25, linetype = 3),panel.background = element_rect(color = 1, linewidth = 1),plot.background = element_rect(fill = "white"))+
  geom_rect(aes(xmin=0,xmax=Inf,ymin = - Inf,ymax = 0),fill="white",alpha = 0.01) +
  geom_rect(aes(xmin=0,xmax=Inf,ymin = 0,ymax = Inf),fill="green",alpha = 0.01) +
  scale_x_discrete(limits=c("SCHOOL 1","JUNIOR","GRADE 7","GRADE 8", "GRADE 9", "RANK 1**", "RANK 2","RANK 3","FEMALE","MALE"))+
  scale_y_continuous(breaks = seq(-100, 100, by = 10))+
  geom_hline(yintercept=c(-50,50),color="black",linetype=2)+
  annotate(geom="text", x=9.5, y=-10, label="Negative change*",color="black",hjust=1)+
  annotate(geom="text", x=9.5, y=10, label="Positive change*",color="black",hjust=0)+
  coord_flip()

# Results: variable change
# prepare data frame for bar ploting
# IMPORTANT NOTE: the negative values are used to plot them in a different area of the graph for 
# negative effects. However, to use this data-frames to compute changes we need to have this values 
# exchanged in order to compute negative change values.
results$DTEST <- results$TEST2-results$TEST1
results$DLAB <- results$LAB2-results$LAB1
results$DBEHAV <- results$BEHAV2-results$BEHAV1
results$DCLASS <- results$CLASS2-results$CLASS1
resultsDTEST <- results %>% select(samples,DTEST)
resultsDTEST$GROUP <-"TEST"
names(resultsDTEST)[2]<-'VALUE'
resultsDLAB <- results %>% select(samples,DLAB)
resultsDLAB$GROUP <-"LAB"
names(resultsDLAB)[2]<-'VALUE'
resultsDBEHAV <- results %>% select(samples,DBEHAV)
resultsDBEHAV$GROUP <-"BEHAV"
names(resultsDBEHAV)[2]<-'VALUE'
resultsDCLASS <- results %>% select(samples,DCLASS)
resultsDCLASS$GROUP <-"CLASS"
names(resultsDCLASS)[2]<-'VALUE'
resultsD<-bind_rows(resultsDTEST,resultsDLAB,resultsDBEHAV,resultsDCLASS)
resultsD

ggplot(resultsD,aes(x=samples, ymin=0, ymax=VALUE,color=GROUP)) +
  geom_linerange(position = position_dodge(width = 0.5),linewidth=1)+
  ylab("Variables changes: missing colors means 'no change'; **low obs.")+labs(title="4C/ID group treatment effect",subtitle = "School 1 JUNIOR grade sample, from 2003 to 2014 time scale",x = "Sample Names")+
  theme(panel.grid.major.x = element_line(color = 1,linewidth = 0.25, linetype = 4),panel.grid.major.y = element_line(color = 1,linewidth = 0.25, linetype = 3),panel.background = element_rect(fill="white",color = 1, linewidth = 1),plot.background = element_rect(fill = "white"))+  
  annotate(geom="text", y=-10, x=8.5, label="Negative change",color="black",hjust=1)+
  annotate(geom="text", y=10, x=8.5, label="Positive change",color="black",hjust=0)+
  scale_x_discrete(limits=c("SCHOOL 1","JUNIOR","GRADE 7","GRADE 8", "GRADE 9", "RANK 1**", "RANK 2","RANK 3","FEMALE","MALE"))+
  scale_y_continuous(limits=c(-25,25,5))+  
  coord_flip()

########## Summary results global samples
# for changes that have p-value that we can't reject the null I use the mean value

results <- data.frame(
  samples=c("All sample","all sample (school effect)","SCHOOL 1","JUNIOR","SCHOOL 1 - 2014","SCHOOL1 - JUNIOR - 2014"),
  TEST1=c(-57,67,54,54,54,54),
  TEST2=c(-62,69,57,58,57,58),
  LAB1=c(60,63,51,51,51,51),
  LAB2=c(65,78,65,66,63,64),
  BEHAV1=c(-76,-73,-76,-76,80,82),
  BEHAV2=c(-79,-77,-80,-81,83,82),
  CLASS1=c(63,68,58,58,58,58),
  CLASS2=c(63,71,62,63,63,64)
)
results

ggplot(results,aes(group=TEST1)) +
  geom_errorbar(aes(x=samples, ymin=TEST1, ymax=TEST2,color='TEST'),linewidth=1, width = ifelse(results$TEST1==results$TEST2, 1, 0.5))+
  geom_errorbar(aes(x=samples, ymin=LAB1, ymax=LAB2,color='LAB'), linewidth=1, width = ifelse(results$LAB1==results$LAB2, 1, 0.5)) +
  geom_errorbar(aes(x=samples, ymin=BEHAV1, ymax=BEHAV2, color='BEHAV'), linewidth=1, width = ifelse(results$BEHAV1==results$BEHAV2, 1, 0.5)) +
  geom_errorbar(aes(x=samples, ymin=CLASS1, ymax=CLASS2, color='CLASS'),linewidth=1,width = ifelse(results$CLASS1==results$CLASS2, 1, 0.5)) +
  xlab("Sample names")+
  labs(title="Results resume graph, 4C/ID treatment effect",y = "Variables changes: *vertical lines means 'no effect'; **Low number of obs.",subtitle = "Global samples")+
  scale_color_manual(name='Variables',
                     breaks=c('TEST','LAB', 'BEHAV', 'CLASS'),
                     values=c('TEST'='red', 'LAB'='blue', 'BEHAV'='green', 'CLASS'='orange'))+
  theme_bw()+
  theme(panel.grid.major.y = element_line(color = 1,linewidth = 0.25, linetype = 3),panel.background = element_rect(color = 1, linewidth = 1),plot.background = element_rect(fill = "white"))+
  geom_rect(aes(xmin=0,xmax=Inf,ymin = - Inf,ymax = 0),fill="white",alpha = 0.01) +
  geom_rect(aes(xmin=0,xmax=Inf,ymin = 0,ymax = Inf),fill="green",alpha = 0.01) +
  scale_x_discrete(limits=c("All sample","all sample (school effect)","SCHOOL 1","JUNIOR","SCHOOL 1 - 2014","SCHOOL1 - JUNIOR - 2014"))+
  scale_y_continuous(breaks = seq(-100, 100, by = 10))+
  geom_hline(yintercept=c(-50,50),color="black",linetype=2)+
  annotate(geom="text", x=3.5, y=-10, label="Negative change*",color="black",hjust=1)+
  annotate(geom="text", x=3.5, y=10, label="Positive change*",color="black",hjust=0)+
  coord_flip()

# Results: variable change
# prepare data frame for bar ploting
# IMPORTANT NOTE: the negative values are used to plot them in a different area of the graph for 
# negative effects. However, to use this data-frames to compute changes we need to have this values 
# exchanged in order to compute negative change values.
results$DTEST <- results$TEST2-results$TEST1
results$DLAB <- results$LAB2-results$LAB1
results$DBEHAV <- results$BEHAV2-results$BEHAV1
results$DCLASS <- results$CLASS2-results$CLASS1
resultsDTEST <- results %>% select(samples,DTEST)
resultsDTEST$GROUP <-"TEST"
names(resultsDTEST)[2]<-'VALUE'
resultsDLAB <- results %>% select(samples,DLAB)
resultsDLAB$GROUP <-"LAB"
names(resultsDLAB)[2]<-'VALUE'
resultsDBEHAV <- results %>% select(samples,DBEHAV)
resultsDBEHAV$GROUP <-"BEHAV"
names(resultsDBEHAV)[2]<-'VALUE'
resultsDCLASS <- results %>% select(samples,DCLASS)
resultsDCLASS$GROUP <-"CLASS"
names(resultsDCLASS)[2]<-'VALUE'
resultsD<-bind_rows(resultsDTEST,resultsDLAB,resultsDBEHAV,resultsDCLASS)
resultsD

ggplot(resultsD,aes(x=samples, ymin=0, ymax=VALUE,color=GROUP)) +
  geom_linerange(position = position_dodge(width = 0.5),linewidth=1)+
  ylab("Variables changes: missing colors means 'no change'; **low obs.")+labs(title="4C/ID group treatment effect",subtitle = "Global samples",x = "Sample Names")+
  theme(panel.grid.major.x = element_line(color = 1,linewidth = 0.25, linetype = 4),panel.grid.major.y = element_line(color = 1,linewidth = 0.25, linetype = 3),panel.background = element_rect(fill="white",color = 1, linewidth = 1),plot.background = element_rect(fill = "white"))+  
  annotate(geom="text", y=-10, x=3.5, label="Negative effect",color="black",hjust=1)+
  annotate(geom="text", y=10, x=3.5, label="Positive effect",color="black",hjust=0)+
  scale_x_discrete(limits=c("All sample","all sample (school effect)","SCHOOL 1","JUNIOR","SCHOOL 1 - 2014","SCHOOL1 - JUNIOR - 2014"))+
  scale_y_continuous(limits=c(-25,25,5))+  
  coord_flip()
